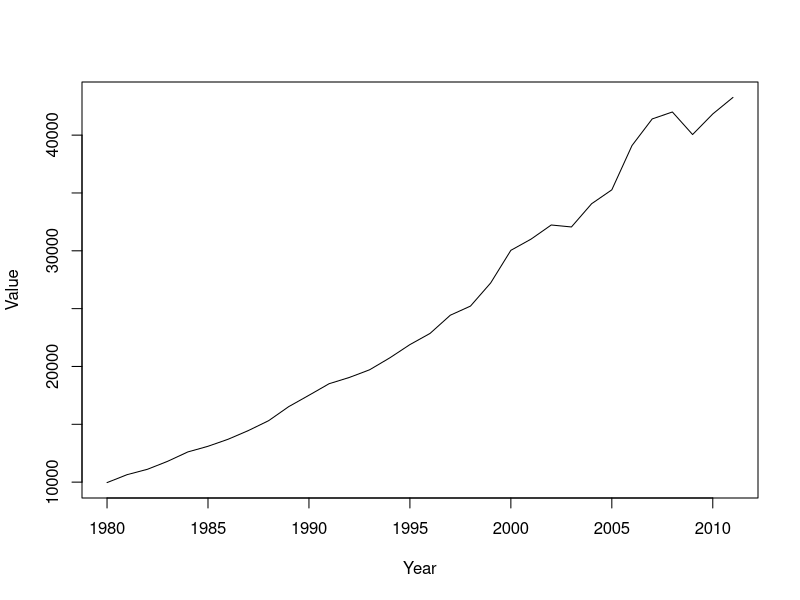

The R source for this figure:
dat <- read.csv("UNdata_GNI_per_capita_20130129_110114578.csv", header = T, sep=',')

# print(dat[dat$Country.or.Area=="Netherlands"])

nldata = dat[which(dat$Country.or.Area == 'Netherlands'), ]

plot(nldata$Year, nldata$Value, type = "l", xlab="Year", ylab="Value")